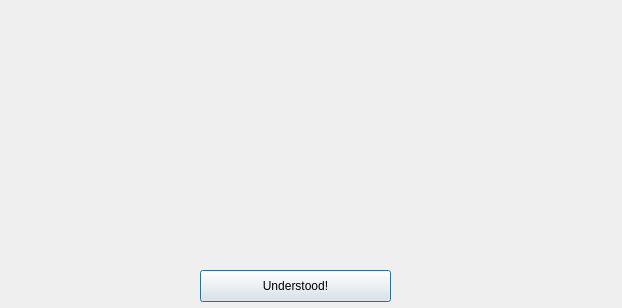
<?xml version="1.0" encoding="UTF-8"?>
<ui version="4.0">
 <class>UIDocDialog</class>
 <widget class="QDialog" name="UIDocDialog">
  <property name="geometry">
   <rect>
    <x>0</x>
    <y>0</y>
    <width>622</width>
    <height>308</height>
   </rect>
  </property>
  <property name="windowTitle">
   <string>Dialog</string>
  </property>
  <widget class="QLabel" name="labelImage">
   <property name="geometry">
    <rect>
     <x>320</x>
     <y>-20</y>
     <width>311</width>
     <height>361</height>
    </rect>
   </property>
   <property name="text">
    <string/>
   </property>
   <property name="pixmap">
    <pixmap resource="images.qrc">:/images/documentation.png</pixmap>
   </property>
  </widget>
  <widget class="QPushButton" name="pushOk">
   <property name="geometry">
    <rect>
     <x>200</x>
     <y>270</y>
     <width>191</width>
     <height>32</height>
    </rect>
   </property>
   <property name="text">
    <string>Understood!</string>
   </property>
  </widget>
  <widget class="QLabel" name="labelDocumentation">
   <property name="geometry">
    <rect>
     <x>40</x>
     <y>30</y>
     <width>251</width>
     <height>231</height>
    </rect>
   </property>
   <property name="text">
    <string/>
   </property>
   <property name="alignment">
    <set>Qt::AlignLeading|Qt::AlignLeft|Qt::AlignTop</set>
   </property>
  </widget>
 </widget>
 <resources>
  <include location="images.qrc"/>
 </resources>
 <connections/>
</ui>
